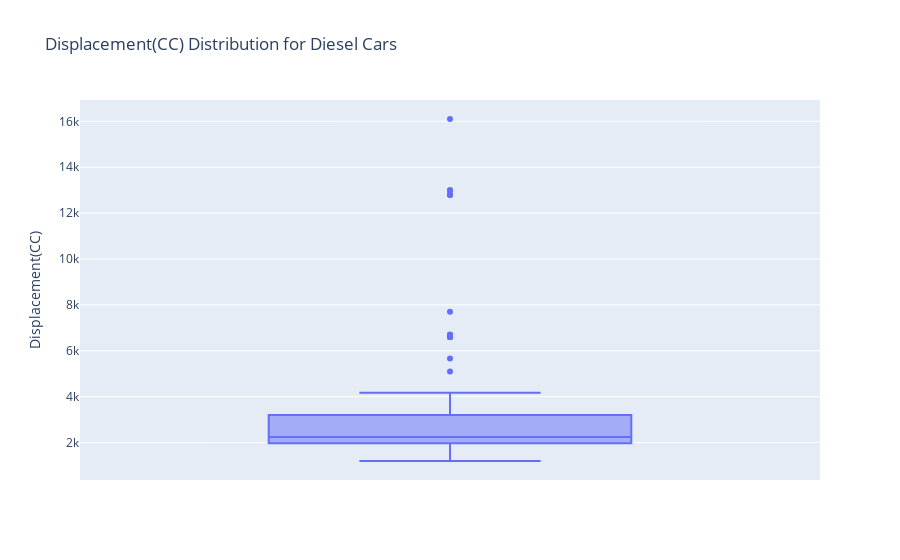

The code cell stored with this chart in its notebook:
### Markdown cell above
#### Checking For the Outliers in Diesel Vehicle

### Code cell
fig=px.box(df_diesel,y="Displacement(CC)",title="Displacement(CC) Distribution for Diesel Cars")
fig.show()

### Figure 1 — Plotly figure (JSON) as saved in the notebook; plotly's stock layout.template omitted (floating-point values rounded to 4 significant figures)
{"data": [{"alignmentgroup": "True", "hovertemplate": "Displacement(CC)=%{y}<extra></extra>", "legendgroup": "", "marker": {"color": "#636efa"}, "name": "", "notched": false, "offsetgroup": "", "orientation": "v", "showlegend": false, "type": "box", "x0": " ", "xaxis": "x", "y": [5663.0, 1496.0, 1995.0, 1995.0, 1496.0, 1995.0, 1496.0, 1496.0, 1995.0, 1995.0, 1496.0, 2179.0, 2179.0, 2755.0, 2967.0, 1984.0, 1968.0, 1199.0, 1968.0, 1968.0, 2967.0, 1390.0, 1199.0, 1968.0, 1968.0, 1968.0, 1199.0, 1968.0, 1968.0, 3996.0, 1968.0, 1461.0, 2488.0, 2298.0, 1461.0, 2488.0, 2825.0, 2664.0, 2999.0, 2298.0, 2498.0, 2663.0, 4169.0, 2953.0, 2967.0, 1396.0, 1396.0, 1396.0, 1956.0, 1956.0, 2179.0, 2179.0, 2956.0, 2179.0, 6600.0, 2800.0, 6600.0, 6600.0, 6600.0, 6600.0, 6600.0, 13000.0, 16100.0, 12800.0, 13000.0, 12800.0, 12800.0, 12800.0, 7700.0, 5100.0, 1998.0, 1560.0, 1997.0, 2200.0, 1560.0, 1997.0, 2200.0, 6700.0, 2000.0, 2000.0, 6700.0, 6700.0, 2000.0, 2000.0, 2000.0, 3200.0, 2400.0, 2400.0, 2200.0, 2400.0, 3200.0, 2400.0, 2400.0, 2000.0, 3200.0, 2400.0, 2400.0, 3200.0, 2200.0, 2500.0, 3200.0, 3000.0], "y0": " ", "yaxis": "y"}], "layout": {"boxmode": "group", "legend": {"tracegroupgap": 0}, "title": {"text": "Displacement(CC) Distribution for Diesel Cars"}, "xaxis": {"anchor": "y", "domain": [0, 1]}, "yaxis": {"anchor": "x", "domain": [0, 1], "title": {"text": "Displacement(CC)"}}}}
